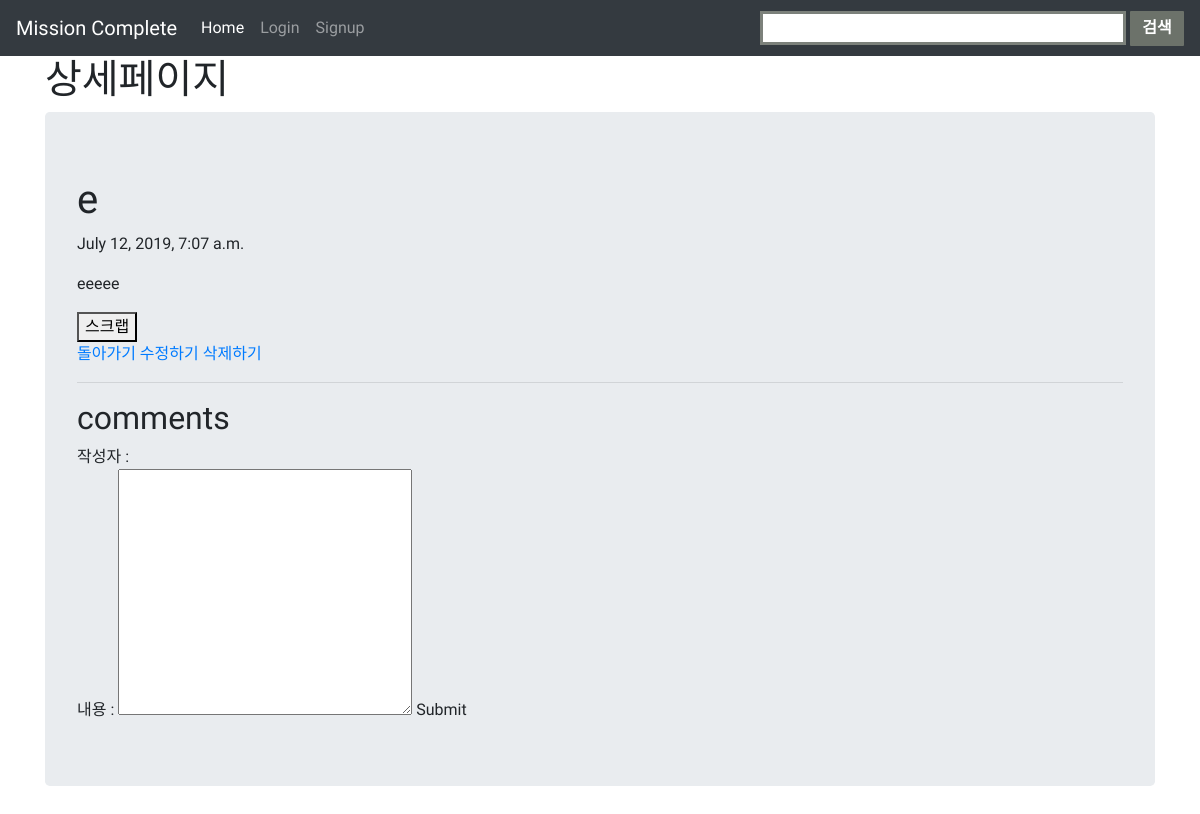
The app's page /crud/blog/2, older data.
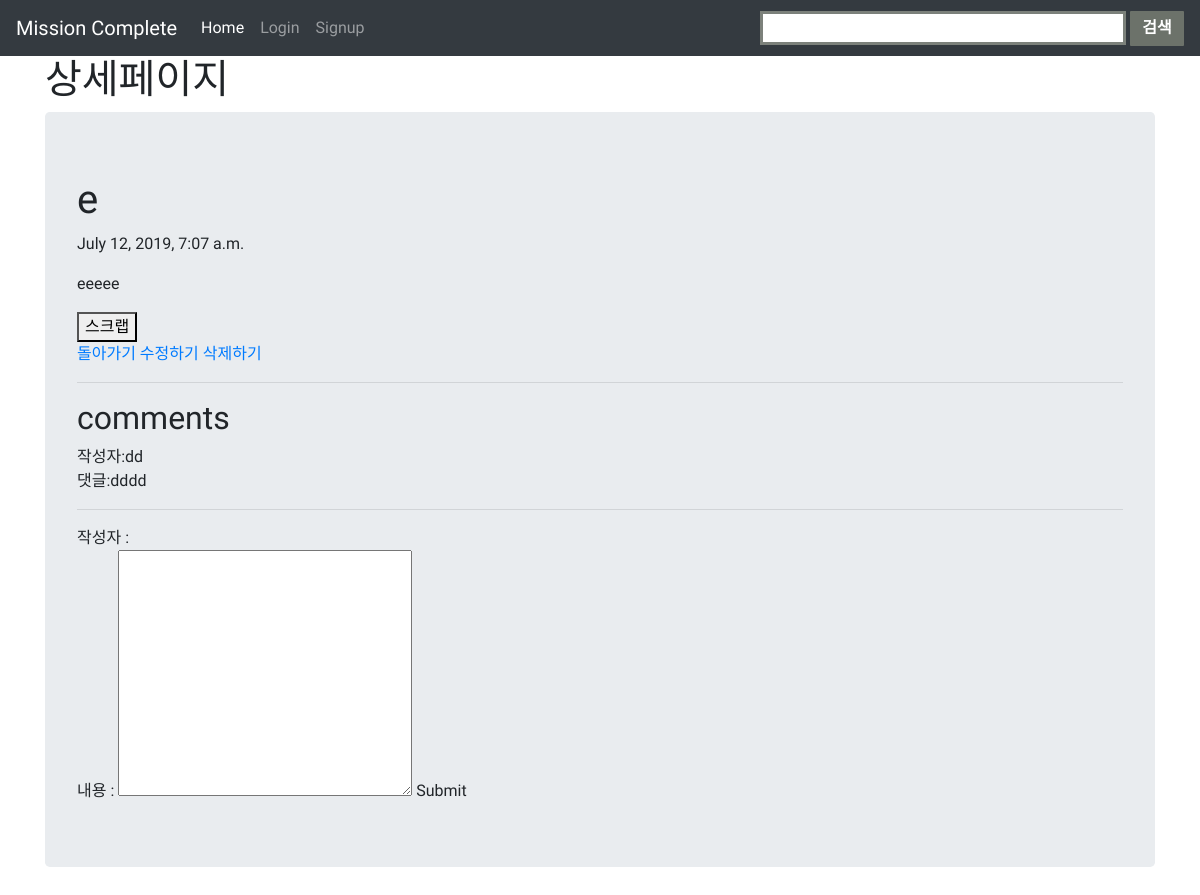
The same page, newer data.
### view_request/models.py (models this page shows)
class Comment(models.Model):
    writer = models.CharField(max_length=200,null=True)
    content = models.TextField(null=True)
    post = models.ForeignKey(Blog, on_delete=models.CASCADE,null=True)

### view_request/views.py (the view)
# urls.py: path('blog/<int:pk>',views.detail,name='detail'),
def detail(request,pk):
    blog_detail= get_object_or_404(Blog,pk=pk)
    comments_list = Comment.objects.filter(post = pk)
    return render(request,'viewcrud/detail.html',{'blog':blog_detail,'comments':comments_list})

### view_request/templates/viewcrud/detail.html (shortened to what this page needs)
{% extends 'base.html' %}
{% block content %}
<h1>상세페이지</h1>
<div class="container jumbotron">
        <h1>{{ blog.title }}</h1>
        <p>{{ blog.pub_date }}</p>
        <p>{{ blog.body }}</p>
        <form action="{% url 'scrap' blog.id %}" method="GET">
            <button type="submit">스크랩</button>
        </form>
        <a href="{% url 'home1' %}">돌아가기</a>
        <a href="{% url 'update' blog.id %}">수정하기</a>
        <a href="{% url 'delete' blog.id %}">삭제하기</a>
        <hr>
        <h2>comments</h2>
        {% for comment in comments %}
        작성자:{{comment.writer}}
        <br>
        댓글:{{comment.content}}
        <hr>
        {% endfor%}
        <form action="{% url 'new_comment' blog.id %}" method="POST">
            작성자 : <input name="writer" type="text">
            <br>
            내용 : <textarea name="content" id="" cols="30" rows="10"></textarea>
            <input type="submit">
        </form>
 </div>
{%endblock%}

Row changes from the older to the newer data that the page shows:
added Comment: writer "dd", content "dddd"
